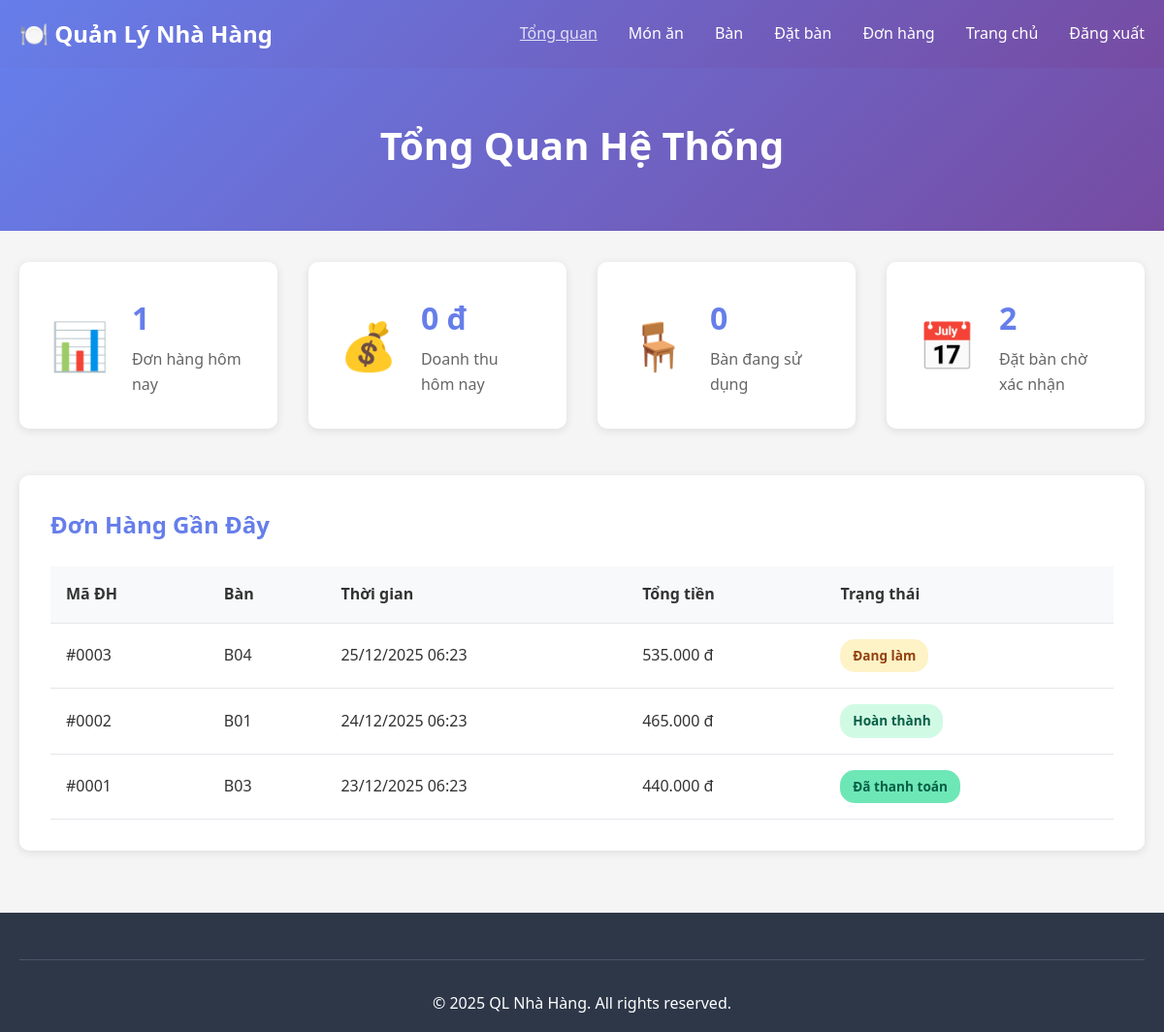
Page /admin/ (signed in) on the committed database.
### tables this page shows
CREATE TABLE orders (
    id INT PRIMARY KEY AUTO_INCREMENT,
    order_number VARCHAR(20) DEFAULT NULL UNIQUE COMMENT 'Mã đơn hàng (tự động tạo)',
    user_id INT DEFAULT NULL COMMENT 'ID người dùng (nếu đã đăng nhập)',
    table_id INT NOT NULL COMMENT 'ID bàn',
    order_date DATETIME DEFAULT CURRENT_TIMESTAMP COMMENT 'Thời gian đặt hàng',
    total_amount DECIMAL(10, 2) DEFAULT 0 COMMENT 'Tổng tiền',
    discount_amount DECIMAL(10, 2) DEFAULT 0 COMMENT 'Số tiền giảm giá',
    final_amount DECIMAL(10, 2) DEFAULT 0 COMMENT 'Thành tiền cuối cùng',
    status ENUM('pending', 'preparing', 'ready', 'served', 'completed', 'paid', 'cancelled') DEFAULT 'pending' COMMENT 'Trạng thái đơn hàng',
    payment_method ENUM('cash', 'card', 'transfer', 'momo', 'zalopay') DEFAULT 'cash' COMMENT 'Phương thức thanh toán',
    payment_status ENUM('unpaid', 'paid', 'refunded') DEFAULT 'unpaid' COMMENT 'Trạng thái thanh toán',
    paid_at TIMESTAMP NULL DEFAULT NULL COMMENT 'Thời gian thanh toán',
    notes TEXT DEFAULT NULL COMMENT 'Ghi chú đơn hàng',
    created_at TIMESTAMP DEFAULT CURRENT_TIMESTAMP,
    updated_at TIMESTAMP DEFAULT CURRENT_TIMESTAMP ON UPDATE CURRENT_TIMESTAMP,
    
     
    FOREIGN KEY (user_id) REFERENCES users(id) 
        ON DELETE SET NULL 
        ON UPDATE CASCADE,
    FOREIGN KEY (table_id) REFERENCES tables(id)
        ON DELETE RESTRICT 
        ON UPDATE CASCADE,
    
     
    INDEX idx_order_number (order_number),
    INDEX idx_user_id (user_id),
    INDEX idx_table_id (table_id),
    INDEX idx_order_date (order_date),
    INDEX idx_status (status),
    INDEX idx_payment_status (payment_status),
    INDEX idx_created_at (created_at)
);

CREATE TABLE tables (
    id INT PRIMARY KEY AUTO_INCREMENT,
    table_number VARCHAR(10) NOT NULL UNIQUE COMMENT 'Số bàn (VD: B01, B02)',
    capacity INT NOT NULL COMMENT 'Sức chứa (số người)',
    floor INT DEFAULT 1 COMMENT 'Tầng (1, 2, 3...)',
    location VARCHAR(100) DEFAULT NULL COMMENT 'Vị trí (VD: Gần cửa sổ, Góc yên tĩnh)',
    status ENUM('empty', 'occupied', 'reserved', 'cleaning', 'maintenance') DEFAULT 'empty' COMMENT 'Trạng thái bàn',
    notes TEXT DEFAULT NULL COMMENT 'Ghi chú về bàn',
    created_at TIMESTAMP DEFAULT CURRENT_TIMESTAMP,
    updated_at TIMESTAMP DEFAULT CURRENT_TIMESTAMP ON UPDATE CURRENT_TIMESTAMP,
    
    INDEX idx_table_number (table_number),
    INDEX idx_status (status),
    INDEX idx_floor (floor),
    INDEX idx_capacity (capacity)
);

### config.php (called while the page is built, shortened)
<?php
function formatCurrency($amount) {
    return number_format($amount, 0, ',', '.') . ' đ';
}
function formatDateTime($datetime) {
    return date('d/m/Y H:i', strtotime($datetime));
}
?>

### admin/index.php (the view, shortened to what this page needs)
<?php
require_once '../config.php';
$conn = getDBConnection();
$total_orders_today = $conn->query("SELECT COUNT(*) as count FROM orders WHERE DATE(order_date) = CURDATE()")->fetch_assoc()['count'];
$revenue_today = $conn->query("SELECT SUM(total_amount) as total FROM orders WHERE DATE(order_date) = CURDATE() AND status = 'paid'")->fetch_assoc()['total'] ?? 0;
$occupied_tables = $conn->query("SELECT COUNT(*) as count FROM tables WHERE status = 'occupied'")->fetch_assoc()['count'];
$pending_reservations = $conn->query("SELECT COUNT(*) as count FROM reservations WHERE status = 'pending'")->fetch_assoc()['count'];
$recent_orders = $conn->query("
    SELECT o.*, t.table_number
    FROM orders o
    JOIN tables t ON o.table_id = t.id
    ORDER BY o.order_date DESC
    LIMIT 10
");
?>
<!DOCTYPE html>
<html lang="vi">
<head>
    <link rel="stylesheet" href="../assets/css/style.css">
</head>
<body>
    <nav class="navbar">
        <div class="container">
            <div class="logo">
                <h2>🍽️ Quản Lý Nhà Hàng</h2>
            </div>
            <ul class="nav-menu">
                <li><a href="index.php" class="active">Tổng quan</a></li>
                <li><a href="dishes.php">Món ăn</a></li>
                <li><a href="tables.php">Bàn</a></li>
                <li><a href="reservations.php">Đặt bàn</a></li>
                <li><a href="orders.php">Đơn hàng</a></li>
                <li><a href="../index.php">Trang chủ</a></li>
                <li><a href="../logout.php">Đăng xuất</a></li>
            </ul>
        </div>
    </nav>
    <div class="page-header">
        <div class="container">
            <h1>Tổng Quan Hệ Thống</h1>
        </div>
    </div>
    <div class="container">
        <div class="stats-grid">
            <div class="stat-card">
                <div class="stat-icon">📊</div>
                <div class="stat-info">
                    <h3><?php echo $total_orders_today; ?></h3>
                    <p>Đơn hàng hôm nay</p>
                </div>
            </div>
            <div class="stat-card">
                <div class="stat-icon">💰</div>
                <div class="stat-info">
                    <h3><?php echo formatCurrency($revenue_today); ?></h3>
                    <p>Doanh thu hôm nay</p>
                </div>
            </div>
            <div class="stat-card">
                <div class="stat-icon">🪑</div>
                <div class="stat-info">
                    <h3><?php echo $occupied_tables; ?></h3>
                    <p>Bàn đang sử dụng</p>
                </div>
            </div>
            <div class="stat-card">
                <div class="stat-icon">📅</div>
                <div class="stat-info">
                    <h3><?php echo $pending_reservations; ?></h3>
                    <p>Đặt bàn chờ xác nhận</p>
                </div>
            </div>
        </div>
        <div class="admin-section">
            <h2>Đơn Hàng Gần Đây</h2>
            <div class="table-responsive">
                <table class="data-table">
                    <thead>
                        <tr>
                            <th>Mã ĐH</th>
                            <th>Bàn</th>
                            <th>Thời gian</th>
                            <th>Tổng tiền</th>
                            <th>Trạng thái</th>
                        </tr>
                    </thead>
                    <tbody>
                        <?php while ($order = $recent_orders->fetch_assoc()): ?>
                        <tr>
                            <td>#<?php echo str_pad($order['id'], 4, '0', STR_PAD_LEFT); ?></td>
                            <td><?php echo $order['table_number']; ?></td>
                            <td><?php echo formatDateTime($order['order_date']); ?></td>
                            <td><?php echo formatCurrency($order['total_amount']); ?></td>
                            <td>
                                <span class="badge badge-<?php echo $order['status']; ?>">
                                    <?php
                                    $status_text = [
                                        'pending' => 'Chờ xử lý',
                                        'preparing' => 'Đang làm',
                                        'completed' => 'Hoàn thành',
                                        'paid' => 'Đã thanh toán'
                                    ];
                                    echo $status_text[$order['status']];
                                    ?>
                                </span>
                            </td>
                        </tr>
                        <?php endwhile; ?>
                    </tbody>
                </table>
            </div>
        </div>
    </div>
    <footer class="footer">
        <div class="container">
            <div class="footer-bottom">
                <p>&copy; 2025 QL Nhà Hàng. All rights reserved.</p>
            </div>
        </div>
    </footer>
</body>
</html>

### assets/css/style.css (style rules this page uses)
* { margin: 0; padding: 0; box-sizing: border-box; }
body { font-family: 'Segoe UI', Tahoma, Geneva, Verdana, sans-serif; line-height: 1.6; color: #333; background-color: #f5f5f5; }
.container { max-width: 1200px; margin: 0 auto; padding: 0 20px; }
.navbar { background: linear-gradient(135deg, #667eea 0%, #764ba2 100%); color: white; padding: 1rem 0; box-shadow: 0 2px 10px rgba(0,0,0,0.1); }
.navbar .container { display: flex; justify-content: space-between; align-items: center; }
.logo h2 { font-size: 1.5rem; }
.nav-menu { display: flex; list-style: none; gap: 2rem; }
.nav-menu a { color: white; text-decoration: none; transition: opacity 0.3s; font-weight: 500; }
.nav-menu a:hover, .nav-menu a.active { opacity: 0.8; text-decoration: underline; }
.footer { background: #2d3748; color: white; padding: 3rem 0 1rem; margin-top: 4rem; }
.footer-bottom { text-align: center; padding-top: 2rem; border-top: 1px solid #4a5568; }
.page-header { background: linear-gradient(135deg, #667eea 0%, #764ba2 100%); color: white; padding: 3rem 0; text-align: center; margin-bottom: 2rem; }
.page-header h1 { font-size: 2.5rem; margin-bottom: 0.5rem; }
.admin-section { background: white; padding: 2rem; border-radius: 10px; box-shadow: 0 2px 10px rgba(0,0,0,0.1); margin-bottom: 2rem; }
.admin-section h2 { margin-bottom: 1.5rem; color: #667eea; }
.stats-grid { display: grid; grid-template-columns: repeat(auto-fit, minmax(250px, 1fr)); gap: 2rem; margin-bottom: 3rem; }
.stat-card { background: white; padding: 2rem; border-radius: 10px; box-shadow: 0 2px 10px rgba(0,0,0,0.1); display: flex; align-items: center; gap: 1.5rem; }
.stat-icon { font-size: 3rem; }
.stat-info h3 { font-size: 2rem; color: #667eea; margin-bottom: 0.3rem; }
.stat-info p { color: #666; }
.data-table { width: 100%; border-collapse: collapse; background: white; }
.data-table th, .data-table td { padding: 1rem; text-align: left; border-bottom: 1px solid #e5e7eb; }
.data-table th { background: #f8f9fa; font-weight: 600; color: #333; }
.table-responsive { overflow-x: auto; }
.badge { padding: 0.4rem 0.8rem; border-radius: 15px; font-size: 0.85rem; font-weight: 600; display: inline-block; }
.badge-preparing { background: #fef3c7; color: #92400e; }
.badge-completed { background: #d1fae5; color: #065f46; }
.badge-paid { background: #6ee7b7; color: #065f46; }

### rows in the picture
orders: id "0003", table.table_number "B04", order_date "25/12/2025 06:23", total_amount "535.000 đ", status "Đang làm"
orders: id "0002", table.table_number "B01", order_date "24/12/2025 06:23", total_amount "465.000 đ", status "Hoàn thành"
orders: id "0001", table.table_number "B03", order_date "23/12/2025 06:23", total_amount "440.000 đ", status "Đã thanh toán"

### other values in the picture
$total_orders_today "1"
formatCurrency($revenue_today) "0 đ"
$occupied_tables "0"
$pending_reservations "2"
